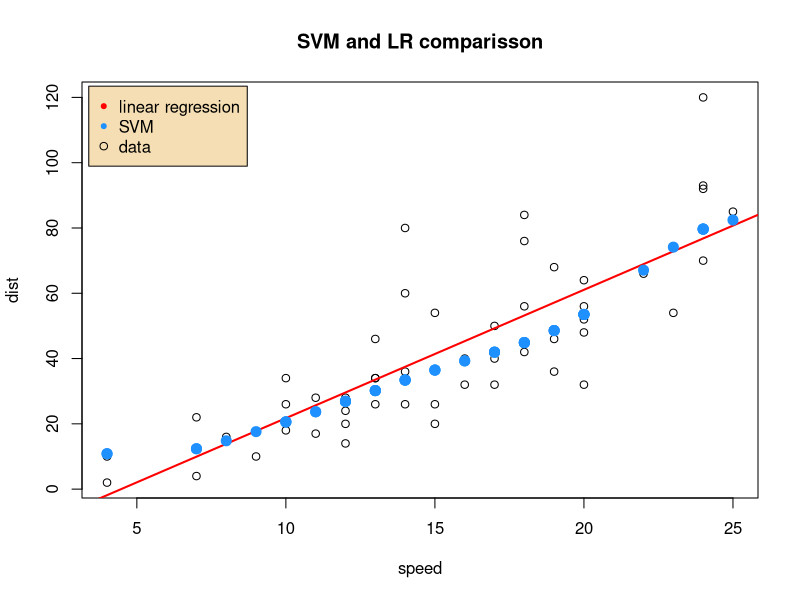

The R source for this figure:
## ---- chunk 1
setwd("C:/Users/anagh/OneDrive/SRH/Analytics3")
knitr::opts_chunk$set(echo = TRUE)
## ---- chunk 2
db <- data.frame(cars)
summary(cars)
head(db)
## ---- chunk 3
getwd()
db_lr <- lm(dist~ .,data= db)
summary(db_lr)
library(e1071)
db_svm<-svm(dist~.,data= db)
summary(db_svm)
res_lr<- db_lr$residuals 
res_svm <- db_svm$residuals
rmse<-function(e){
  sqrt(mean(e^2))}
rmse(res_lr)
rmse(res_svm)
## ---- chunk 4
db$ypred <- predict(db_svm)
plot(dist ~ speed, data = db, main= "SVM and LR comparisson")
cols<- c("red", "dodgerblue", "black")
abline(db_lr, col= cols[1], lwd =2)
points(db$speed, db$ypred,pch=20,col=cols[2],cex=2)
legend("topleft",leg=c("linear regression","SVM","data"),col=cols,pch=c(20,20,21),inset=.01,bg="wheat")

